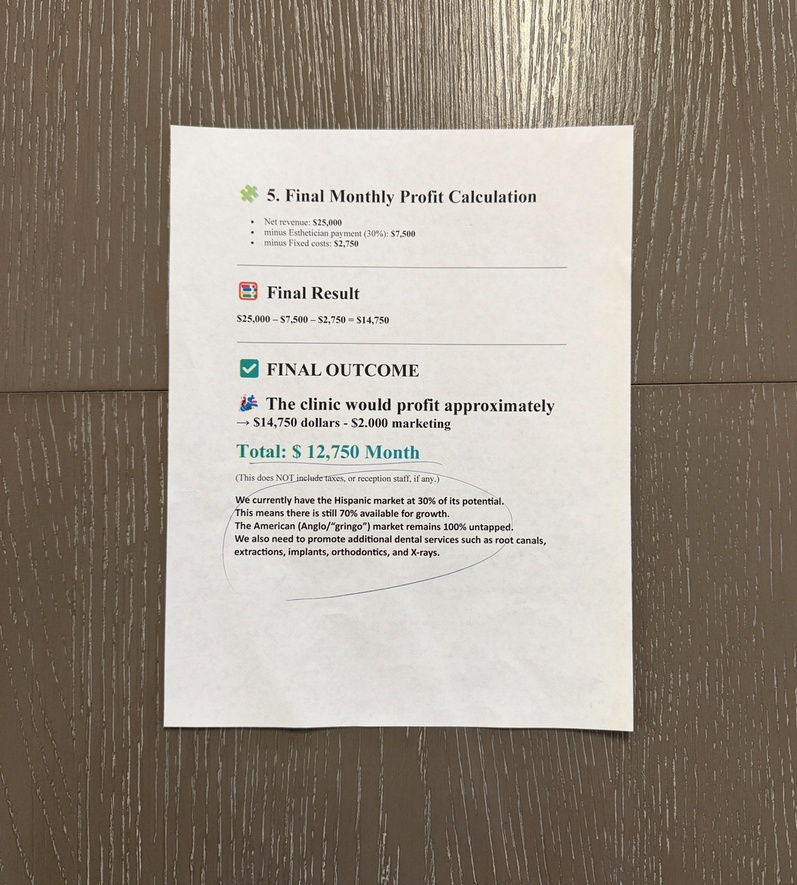
#> input picture tests/test_images/doc_far.jpg, 797 x 885 px, shrunk from 1265 x 1405 before the run
$ python -i enhance.py   (imports and definitions only)
#> lines starting #> are read from the running program, lines starting #| are printed output that depends on the picture
#> further down, picture is the input picture: shape (885, 797, 3); mean B, G, R 132, 143.8, 153.3
"""
Image enhancement with CLAHE and sharpening

Applies contrast enhancement and sharpening for document clarity:
- Gentle CLAHE for contrast
- Subtle sharpening for clarity
"""
import numpy as np
import cv2


def apply_clahe(image: np.ndarray, clip_limit: float = 1.5) -> np.ndarray:
    """
    Apply gentle CLAHE for contrast enhancement

    Uses LAB color space to preserve color while enhancing contrast.
    """
#> called with clip_limit = 1.5
    lab = cv2.cvtColor(image, cv2.COLOR_BGR2LAB)
#> lab: shape (885, 797, 3); mean of channels 0, 1, 2 151.1, 129.8, 136.1
    l, a, b = cv2.split(lab)
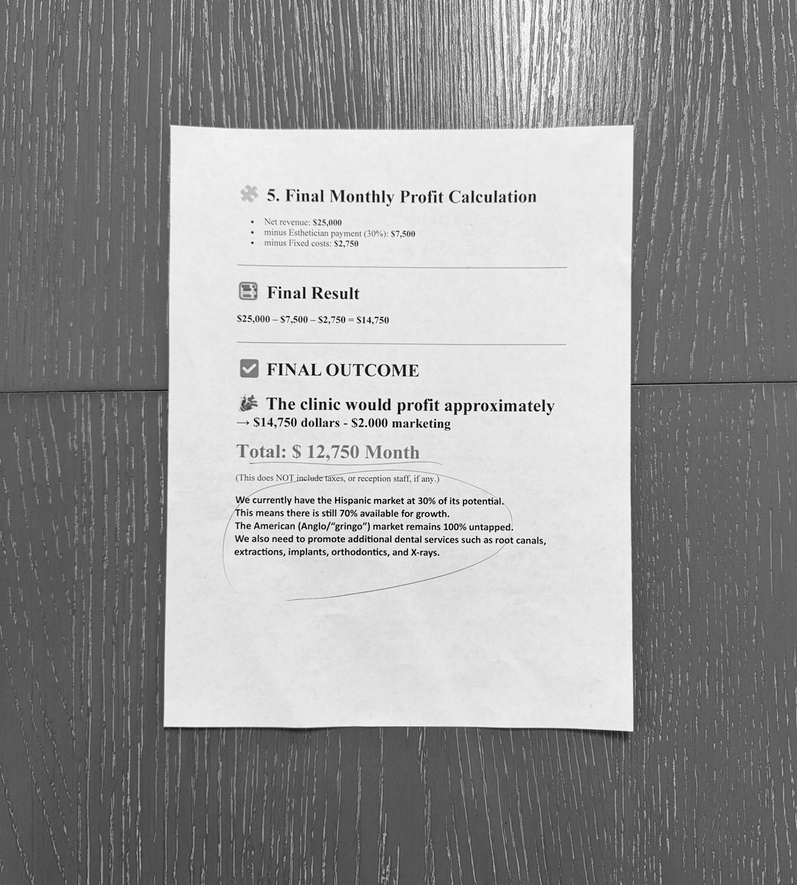
#> l: shape (885, 797); min 0, max 255, mean 151.1
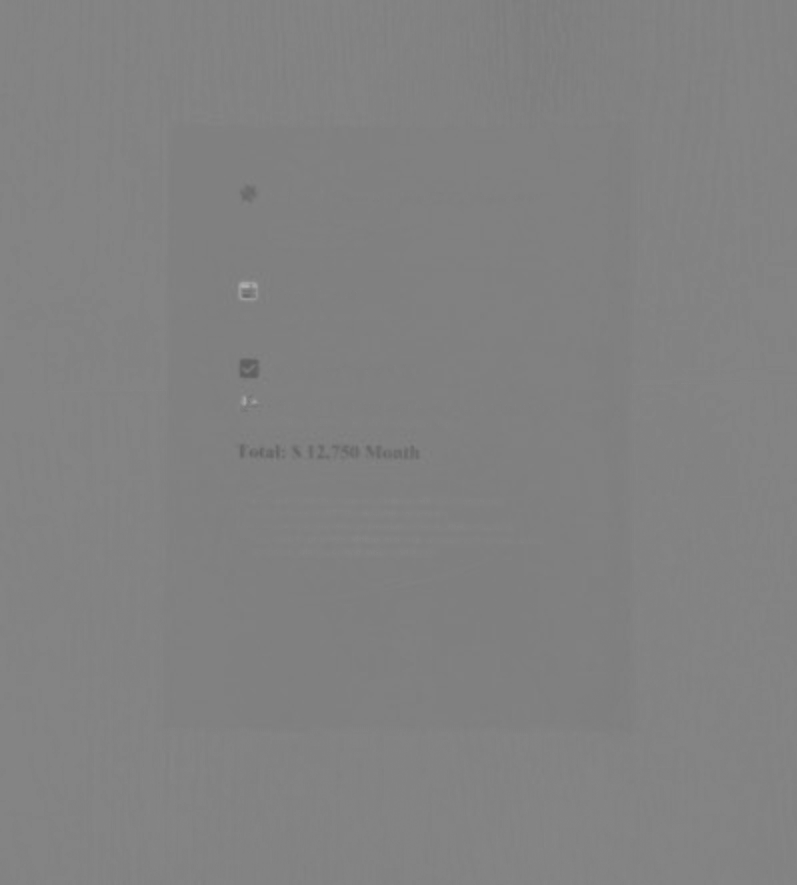
#> a: shape (885, 797); min 94, max 177, mean 129.8

    # Apply CLAHE to L channel
    clahe = cv2.createCLAHE(clipLimit=clip_limit, tileGridSize=(8, 8))
    l_enhanced = clahe.apply(l)
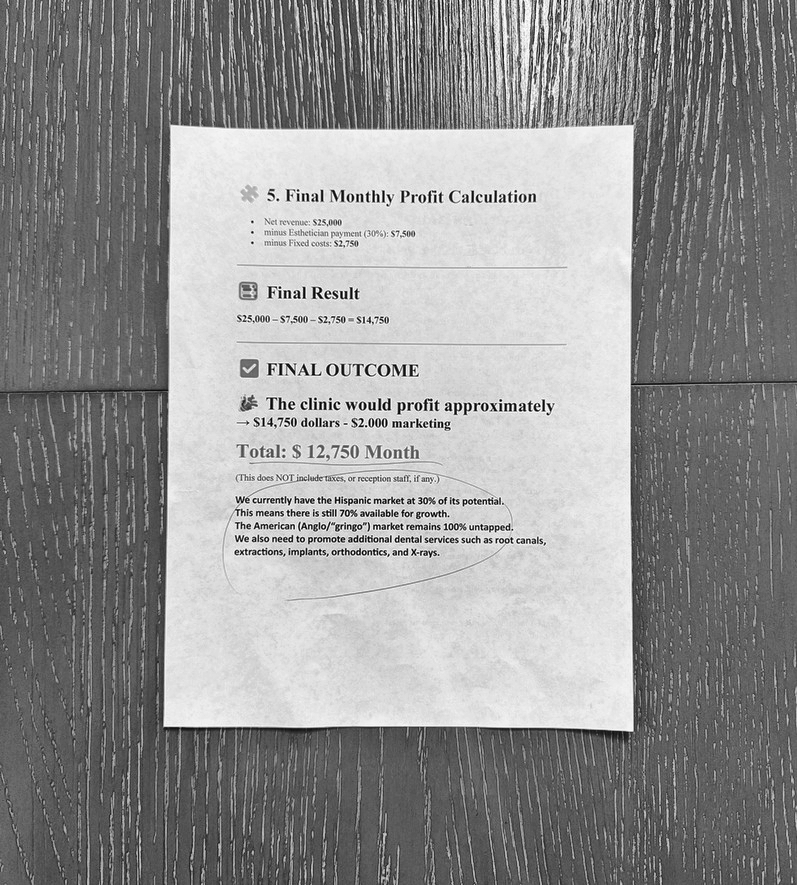
#> l_enhanced: shape (885, 797); min 1, max 255, mean 145.7

    # Merge and convert back
    lab_enhanced = cv2.merge([l_enhanced, a, b])
#> lab_enhanced: shape (885, 797, 3); mean of channels 0, 1, 2 145.7, 129.8, 136.1
    result = cv2.cvtColor(lab_enhanced, cv2.COLOR_LAB2BGR)
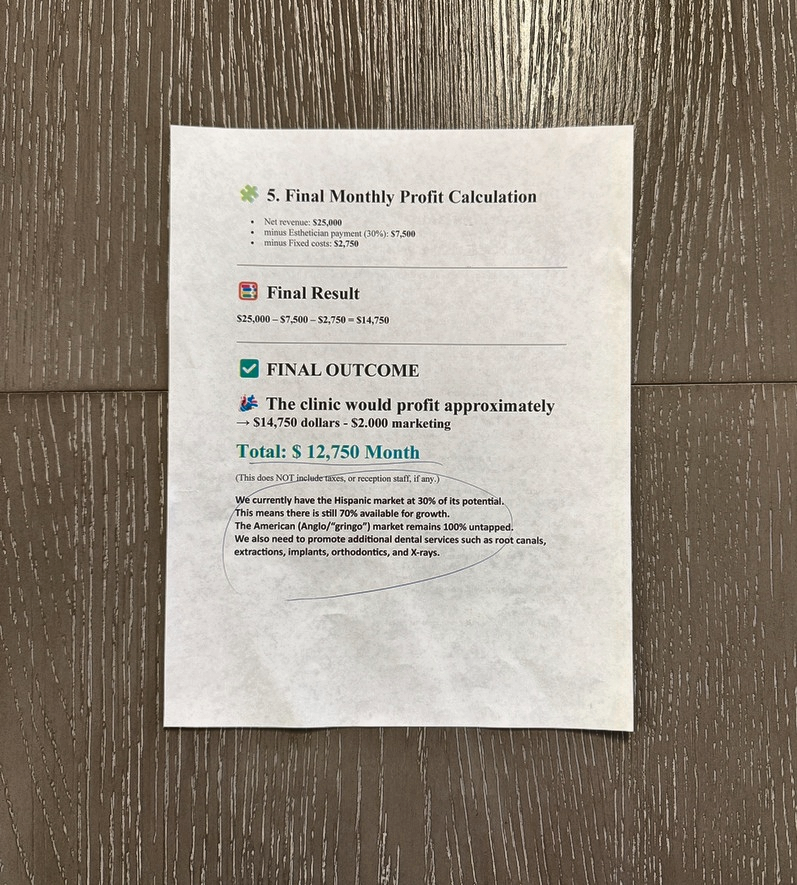
#> result: shape (885, 797, 3); mean B, G, R 126.5, 138.4, 147.9

    return result


def sharpen(image: np.ndarray, strength: float = 0.3) -> np.ndarray:
    """
    Apply gentle unsharp mask for subtle sharpening

    Args:
        strength: Sharpening intensity (0.0-1.0, default 0.3 for subtle effect)
    """
    # Create Gaussian blur
    blurred = cv2.GaussianBlur(image, (5, 5), 1.0)

    # Unsharp mask: original + strength * (original - blurred)
    sharpened = cv2.addWeighted(image, 1.0 + strength, blurred, -strength, 0)

    return sharpened


def enhance(image: np.ndarray) -> np.ndarray:
    """
    Minimal enhancement - just gentle CLAHE, no shadow removal.
    The aggressive enhancement was destroying image quality.
    """
    print(f"Enhancement: Applying gentle CLAHE only (clipLimit=1.0)")

    # Convert to LAB
    lab = cv2.cvtColor(image, cv2.COLOR_BGR2LAB)
    l, a, b = cv2.split(lab)

    # Very gentle CLAHE only
    clahe = cv2.createCLAHE(clipLimit=1.0, tileGridSize=(8, 8))
    l = clahe.apply(l)

    # Merge and convert back
    lab = cv2.merge([l, a, b])
    result = cv2.cvtColor(lab, cv2.COLOR_LAB2BGR)

    print(f"  Enhancement complete")
    return result

>>> import cv2
>>> picture = cv2.imread('../../../tests/test_images/doc_far.jpg')
>>> result = apply_clahe(picture)
